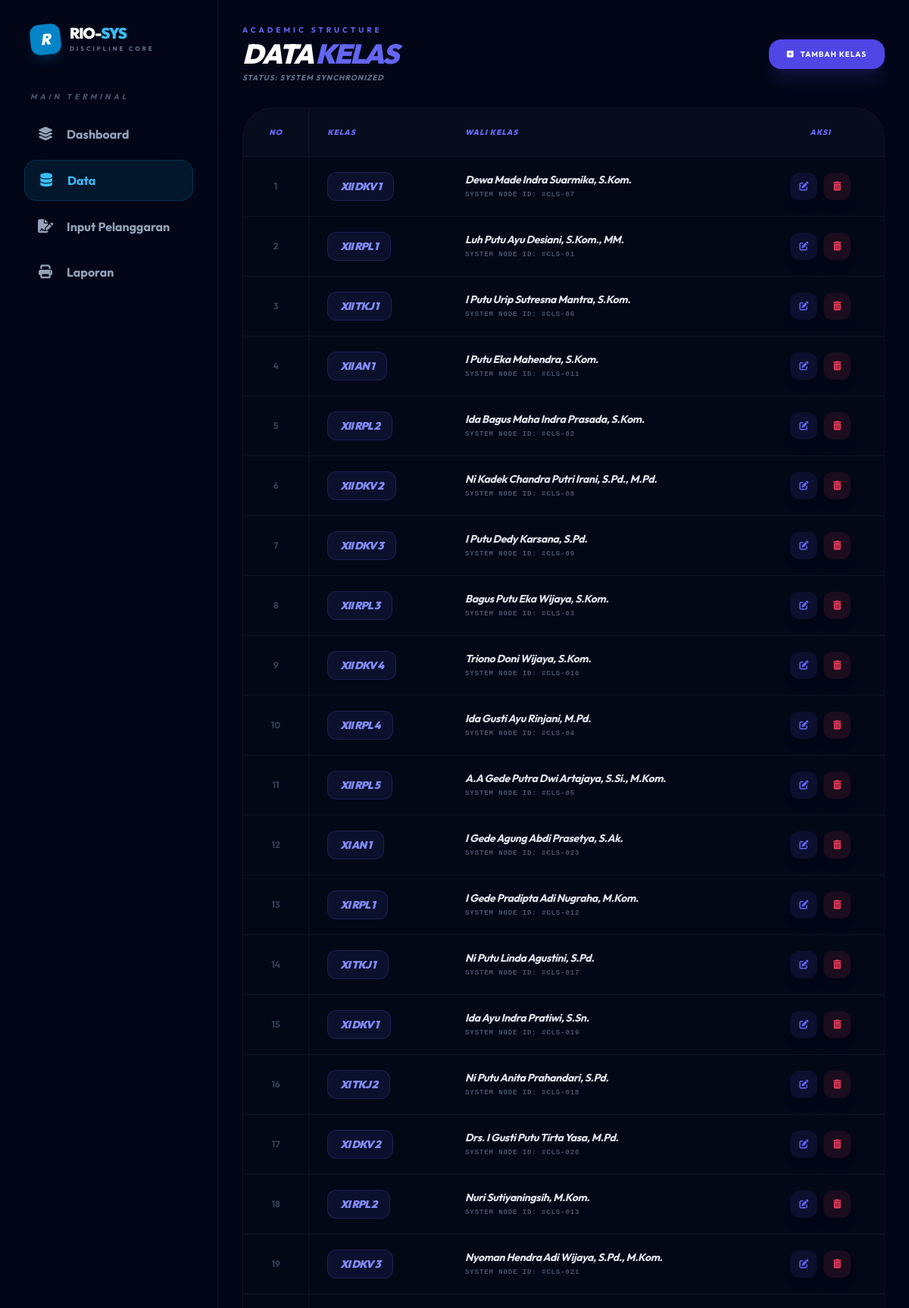
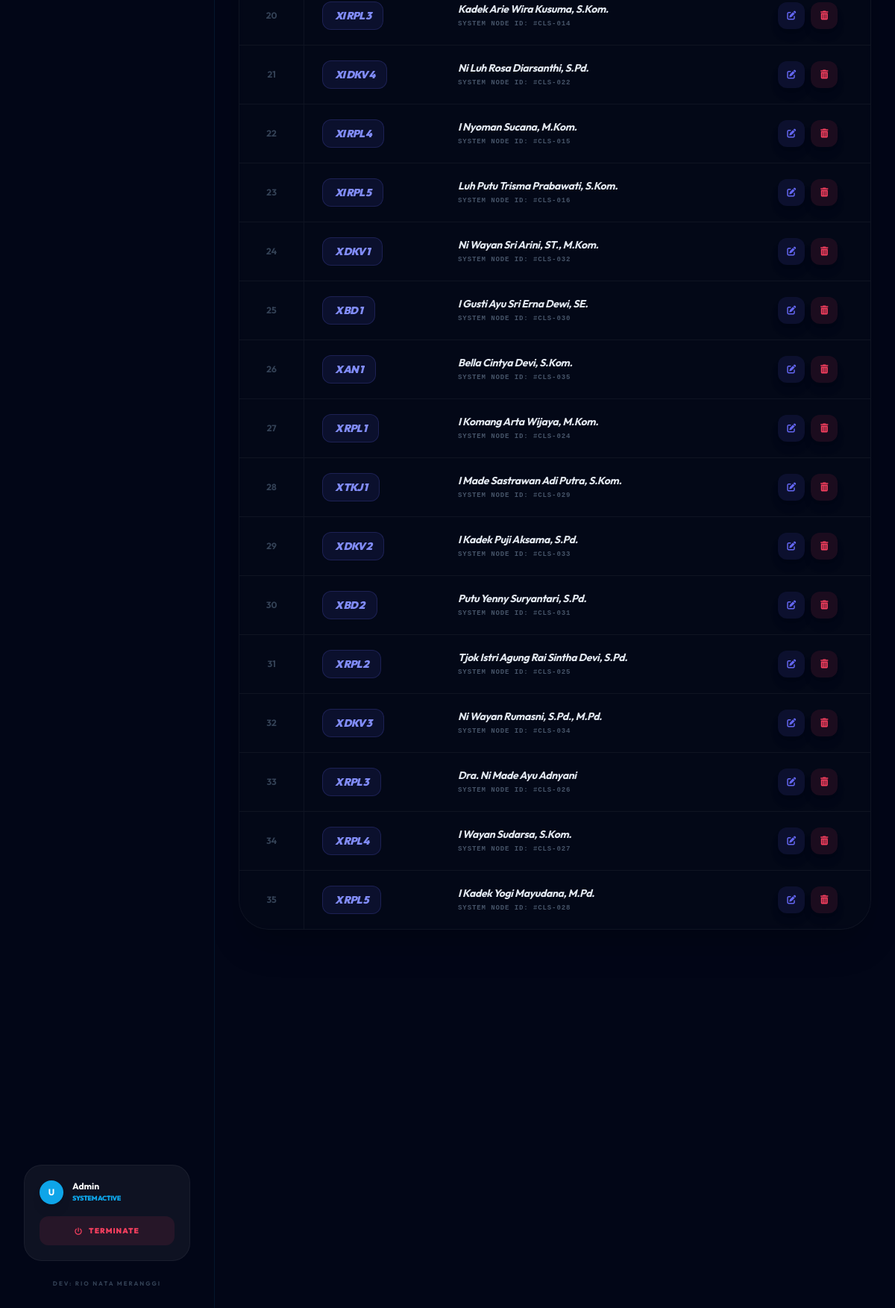
Screenshot of /kelas/data_kelas.php with the database file from the repository (2 pictures, top to bottom).
### tables this page shows
CREATE TABLE `kelas` (
  `id_kelas` int NOT NULL,
  `id_tingkat` int DEFAULT NULL,
  `id_program_keahlian` int DEFAULT NULL,
  `rombel` int DEFAULT NULL,
  `kode_guru` char(8) DEFAULT NULL
);

CREATE TABLE `tingkat` (
  `id_tingkat` int NOT NULL,
  `tingkat` varchar(6) DEFAULT NULL
);

CREATE TABLE `program_keahlian` (
  `id_program_keahlian` int NOT NULL,
  `program_keahlian` varchar(6) DEFAULT NULL,
  `deskripsi` varchar(50) DEFAULT NULL
);

CREATE TABLE `guru` (
  `kode_guru` char(8) NOT NULL,
  `nama_pengguna` varchar(100) DEFAULT NULL,
  `role` varchar(30) DEFAULT NULL,
  `username` varchar(50) DEFAULT NULL,
  `password` varchar(70) DEFAULT NULL,
  `aktif` enum('Y','N') DEFAULT NULL,
  `jabatan` varchar(50) DEFAULT NULL,
  `telp` varchar(16) DEFAULT NULL
);

### kelas/data_kelas.php (the view, shortened to what this page needs)
<?php
include "../config/config.php";
include "../includes/header.php";
$sql = "SELECT
            kelas.id_kelas,
            kelas.rombel,
            tingkat.tingkat,
            program_keahlian.program_keahlian,
            guru.nama_pengguna as wali_kelas
        FROM kelas
        INNER JOIN tingkat ON kelas.id_tingkat = tingkat.id_tingkat
        INNER JOIN program_keahlian ON kelas.id_program_keahlian = program_keahlian.id_program_keahlian
        LEFT JOIN guru ON kelas.kode_guru = guru.kode_guru
        ORDER BY tingkat.tingkat DESC, kelas.rombel ASC";
$query = mysqli_query($conn, $sql);
?>
<div class="p-8 space-y-8">
    <div class="flex flex-col md:flex-row md:items-center justify-between gap-4">
        <div class="space-y-1">
            <h2 class="text-indigo-500 font-bold text-[10px] uppercase tracking-[4px]">Academic Structure</h2>
            <h1 class="text-4xl font-black text-white tracking-tighter uppercase italic">Data <span class="text-indigo-500">Kelas</span></h1>
            <p class="text-slate-500 text-[10px] font-bold uppercase tracking-widest italic mt-1">Status: System Synchronized</p>
        </div>
        <a href="tambah_kelas.php" class="flex items-center gap-2 px-6 py-3 bg-indigo-600 hover:bg-indigo-500 text-white rounded-2xl font-bold transition-all shadow-xl shadow-indigo-900/30 text-[10px] tracking-widest uppercase">
            <i class="fas fa-plus-square"></i>
            <span>Tambah Kelas</span>
        </a>
    </div>
    <div class="bg-[#050a18]/50 border border-white/5 rounded-[2.5rem] overflow-hidden backdrop-blur-sm shadow-2xl">
        <div class="overflow-x-auto">
            <table class="w-full text-left border-collapse hover-effect">
                <thead>
                    <tr class="border-b border-white/5 bg-white/[0.02]">
                        <th class="px-6 py-6 text-indigo-500 font-black uppercase text-[10px] tracking-widest text-center italic border-r border-white/5">No</th>
                        <th class="px-6 py-6 text-indigo-500 font-black uppercase text-[10px] tracking-widest italic">Kelas</th>
                        <th class="px-6 py-6 text-indigo-500 font-black uppercase text-[10px] tracking-widest italic">Wali Kelas</th>
                        <th class="px-6 py-6 text-indigo-500 font-black uppercase text-[10px] tracking-widest italic text-center">Aksi</th>
                    </tr>
                </thead>
                <tbody class="divide-y divide-white/5">
                    <?php
                    $no = 1;
                    if(mysqli_num_rows($query) > 0):
                        while($data = mysqli_fetch_array($query)):
                    ?>
                    <tr class="transition-all duration-300 group">
                        <td class="px-6 py-5 text-center text-slate-700 font-bold text-xs border-r border-white/5"><?= $no++; ?></td>
                        <td class="px-6 py-5">
                            <div class="flex items-center gap-3">
                                <div class="px-4 py-2 bg-indigo-500/10 border border-indigo-500/20 rounded-xl text-indigo-400 font-black text-sm italic tracking-tighter group-hover:bg-indigo-500 group-hover:text-white transition-all">
                                    <?= $data['tingkat']; ?> <?= $data['program_keahlian']; ?> <?= $data['rombel']; ?>
                                </div>
                            </div>
                        </td>
                        <td class="px-6 py-5">
                            <div class="text-slate-200 font-bold text-sm tracking-tight italic">
                                <?= $data['wali_kelas'] ?? '<span class="text-rose-500/40">Belum Ditentukan</span>'; ?>
                            </div>
                            <p class="text-[9px] text-slate-600 font-mono font-bold mt-1 uppercase tracking-widest">System Node ID: #CLS-0<?= $data['id_kelas']; ?></p>
                        </td>
                        <td class="px-6 py-5">
                            <div class="flex items-center justify-center gap-2">
                                <a href="edit_kelas.php?id=<?= $data['id_kelas']; ?>" class="w-9 h-9 rounded-xl bg-indigo-500/10 text-indigo-500 flex items-center justify-center hover:bg-indigo-500 hover:text-white transition-all shadow-lg transform hover:scale-110">
                                    <i class="fas fa-edit text-xs"></i>
                                </a>
                                <a href="hapus_kelas.php?id=<?= $data['id_kelas']; ?>" onclick="return confirm('Sistem: Hapus node kelas ini?')" class="w-9 h-9 rounded-xl bg-rose-500/10 text-rose-500 flex items-center justify-center hover:bg-rose-500 hover:text-white transition-all shadow-lg transform hover:scale-110">
                                    <i class="fas fa-trash-alt text-xs"></i>
                                </a>
                            </div>
                        </td>
                    </tr>
                    <?php
                        endwhile;
                    endif; ?>
                </tbody>
            </table>
        </div>
    </div>
</div>
<?php include "../includes/footer.php"; ?>

### includes/header.php (style rules this page uses)
body { font-family: 'Outfit', sans-serif; background-color: #020617; overflow-x: hidden; }

### rows the page displays
kelas: id_tingkat.tingkat "XII", id_program_keahlian.program_keahlian "DKV", rombel "1", kode_guru.nama_pengguna "Dewa Made Indra Suarmika, S.Kom.", id_kelas "7"
kelas: id_tingkat.tingkat "XII", id_program_keahlian.program_keahlian "RPL", rombel "1", kode_guru.nama_pengguna "Luh Putu Ayu Desiani, S.Kom., MM.", id_kelas "1"
kelas: id_tingkat.tingkat "XII", id_program_keahlian.program_keahlian "TKJ", rombel "1", kode_guru.nama_pengguna "I Putu Urip Sutresna Mantra, S.Kom.", id_kelas "6"
kelas: id_tingkat.tingkat "XII", id_program_keahlian.program_keahlian "AN", rombel "1", kode_guru.nama_pengguna "I Putu Eka Mahendra, S.Kom.", id_kelas "11"
kelas: id_tingkat.tingkat "XII", id_program_keahlian.program_keahlian "RPL", rombel "2", kode_guru.nama_pengguna "Ida Bagus Maha Indra Prasada, S.Kom.", id_kelas "2"
kelas: id_tingkat.tingkat "XII", id_program_keahlian.program_keahlian "DKV", rombel "2", kode_guru.nama_pengguna "Ni Kadek Chandra Putri Irani, S.Pd., M.Pd.", id_kelas "8"
kelas: id_tingkat.tingkat "XII", id_program_keahlian.program_keahlian "DKV", rombel "3", kode_guru.nama_pengguna "I Putu Dedy Karsana, S.Pd.", id_kelas "9"
kelas: id_tingkat.tingkat "XII", id_program_keahlian.program_keahlian "RPL", rombel "3", kode_guru.nama_pengguna "Bagus Putu Eka Wijaya, S.Kom.", id_kelas "3"
kelas: id_tingkat.tingkat "XII", id_program_keahlian.program_keahlian "DKV", rombel "4", kode_guru.nama_pengguna "Triono Doni Wijaya, S.Kom.", id_kelas "10"
kelas: id_tingkat.tingkat "XII", id_program_keahlian.program_keahlian "RPL", rombel "4", kode_guru.nama_pengguna "Ida Gusti Ayu Rinjani, M.Pd.", id_kelas "4"
kelas: id_tingkat.tingkat "XII", id_program_keahlian.program_keahlian "RPL", rombel "5", kode_guru.nama_pengguna "A.A Gede Putra Dwi Artajaya, S.Si., M.Kom.", id_kelas "5"
kelas: id_tingkat.tingkat "XI", id_program_keahlian.program_keahlian "AN", rombel "1", kode_guru.nama_pengguna "I Gede Agung Abdi Prasetya, S.Ak.", id_kelas "23"
kelas: id_tingkat.tingkat "XI", id_program_keahlian.program_keahlian "RPL", rombel "1", kode_guru.nama_pengguna "I Gede Pradipta Adi Nugraha, M.Kom.", id_kelas "12"
kelas: id_tingkat.tingkat "XI", id_program_keahlian.program_keahlian "TKJ", rombel "1", kode_guru.nama_pengguna "Ni Putu Linda Agustini, S.Pd.", id_kelas "17"
kelas: id_tingkat.tingkat "XI", id_program_keahlian.program_keahlian "DKV", rombel "1", kode_guru.nama_pengguna "Ida Ayu Indra Pratiwi, S.Sn.", id_kelas "19"
kelas: id_tingkat.tingkat "XI", id_program_keahlian.program_keahlian "TKJ", rombel "2", kode_guru.nama_pengguna "Ni Putu Anita Prahandari, S.Pd.", id_kelas "18"
kelas: id_tingkat.tingkat "XI", id_program_keahlian.program_keahlian "DKV", rombel "2", kode_guru.nama_pengguna "Drs. I Gusti Putu Tirta Yasa, M.Pd.", id_kelas "20"
kelas: id_tingkat.tingkat "XI", id_program_keahlian.program_keahlian "RPL", rombel "2", kode_guru.nama_pengguna "Nuri Sutiyaningsih, M.Kom.", id_kelas "13"
kelas: id_tingkat.tingkat "XI", id_program_keahlian.program_keahlian "DKV", rombel "3", kode_guru.nama_pengguna "Nyoman Hendra Adi Wijaya, S.Pd., M.Kom.", id_kelas "21"
kelas: id_tingkat.tingkat "XI", id_program_keahlian.program_keahlian "RPL", rombel "3", kode_guru.nama_pengguna "Kadek Arie Wira Kusuma, S.Kom.", id_kelas "14"
kelas: id_tingkat.tingkat "XI", id_program_keahlian.program_keahlian "DKV", rombel "4", kode_guru.nama_pengguna "Ni Luh Rosa Diarsanthi, S.Pd.", id_kelas "22"
kelas: id_tingkat.tingkat "XI", id_program_keahlian.program_keahlian "RPL", rombel "4", kode_guru.nama_pengguna "I Nyoman Sucana, M.Kom.", id_kelas "15"
kelas: id_tingkat.tingkat "XI", id_program_keahlian.program_keahlian "RPL", rombel "5", kode_guru.nama_pengguna "Luh Putu Trisma Prabawati, S.Kom.", id_kelas "16"
kelas: id_tingkat.tingkat "X", id_program_keahlian.program_keahlian "DKV", rombel "1", kode_guru.nama_pengguna "Ni Wayan Sri Arini, ST., M.Kom.", id_kelas "32"
kelas: id_tingkat.tingkat "X", id_program_keahlian.program_keahlian "BD", rombel "1", kode_guru.nama_pengguna "I Gusti Ayu Sri Erna Dewi, SE.", id_kelas "30"
kelas: id_tingkat.tingkat "X", id_program_keahlian.program_keahlian "AN", rombel "1", kode_guru.nama_pengguna "Bella Cintya Devi, S.Kom.", id_kelas "35"
kelas: id_tingkat.tingkat "X", id_program_keahlian.program_keahlian "RPL", rombel "1", kode_guru.nama_pengguna "I Komang Arta Wijaya, M.Kom.", id_kelas "24"
kelas: id_tingkat.tingkat "X", id_program_keahlian.program_keahlian "TKJ", rombel "1", kode_guru.nama_pengguna "I Made Sastrawan Adi Putra, S.Kom.", id_kelas "29"
kelas: id_tingkat.tingkat "X", id_program_keahlian.program_keahlian "DKV", rombel "2", kode_guru.nama_pengguna "I Kadek Puji Aksama, S.Pd.", id_kelas "33"
kelas: id_tingkat.tingkat "X", id_program_keahlian.program_keahlian "BD", rombel "2", kode_guru.nama_pengguna "Putu Yenny Suryantari, S.Pd.", id_kelas "31"
kelas: id_tingkat.tingkat "X", id_program_keahlian.program_keahlian "RPL", rombel "2", kode_guru.nama_pengguna "Tjok Istri Agung Rai Sintha Devi, S.Pd.", id_kelas "25"
kelas: id_tingkat.tingkat "X", id_program_keahlian.program_keahlian "DKV", rombel "3", kode_guru.nama_pengguna "Ni Wayan Rumasni, S.Pd., M.Pd.", id_kelas "34"
kelas: id_tingkat.tingkat "X", id_program_keahlian.program_keahlian "RPL", rombel "3", kode_guru.nama_pengguna "Dra. Ni Made Ayu Adnyani", id_kelas "26"
kelas: id_tingkat.tingkat "X", id_program_keahlian.program_keahlian "RPL", rombel "4", kode_guru.nama_pengguna "I Wayan Sudarsa, S.Kom.", id_kelas "27"
kelas: id_tingkat.tingkat "X", id_program_keahlian.program_keahlian "RPL", rombel "5", kode_guru.nama_pengguna "I Kadek Yogi Mayudana, M.Pd.", id_kelas "28"

### other values shown
substr($_SESSION['username'] ?? 'U', 0, 1) "U"
$_SESSION['username'] "Admin"
